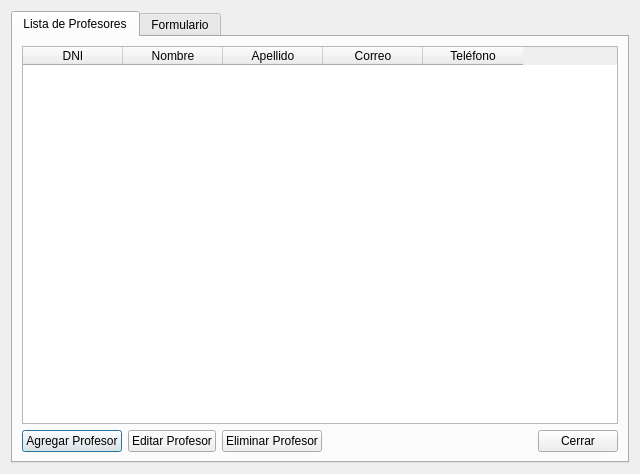
<?xml version="1.0" encoding="UTF-8"?>
<ui version="4.0">
 <class>Dialog</class>
 <widget class="QDialog" name="Dialog">
  <property name="geometry">
   <rect>
    <x>0</x>
    <y>0</y>
    <width>640</width>
    <height>474</height>
   </rect>
  </property>
  <property name="minimumSize">
   <size>
    <width>640</width>
    <height>400</height>
   </size>
  </property>
  <property name="windowTitle">
   <string>Gestión de Profesores</string>
  </property>
  <layout class="QVBoxLayout" name="verticalLayout">
   <item>
    <widget class="QTabWidget" name="tabWidget">
     <property name="currentIndex">
      <number>0</number>
     </property>
     <widget class="QWidget" name="tabLista">
      <attribute name="title">
       <string>Lista de Profesores</string>
      </attribute>
      <layout class="QVBoxLayout" name="verticalLayout_2">
       <item>
        <widget class="QTableWidget" name="tlbProfesores">
         <property name="alternatingRowColors">
          <bool>true</bool>
         </property>
         <property name="selectionBehavior">
          <enum>QAbstractItemView::SelectRows</enum>
         </property>
         <property name="sortingEnabled">
          <bool>true</bool>
         </property>
         <column>
          <property name="text">
           <string>DNI</string>
          </property>
         </column>
         <column>
          <property name="text">
           <string>Nombre</string>
          </property>
         </column>
         <column>
          <property name="text">
           <string>Apellido</string>
          </property>
         </column>
         <column>
          <property name="text">
           <string>Correo</string>
          </property>
         </column>
         <column>
          <property name="text">
           <string>Teléfono</string>
          </property>
         </column>
        </widget>
       </item>
       <item>
        <layout class="QHBoxLayout" name="horizontalLayout">
         <item>
          <widget class="QPushButton" name="btnAgregar">
           <property name="text">
            <string>Agregar Profesor</string>
           </property>
          </widget>
         </item>
         <item>
          <widget class="QPushButton" name="btnEditar">
           <property name="text">
            <string>Editar Profesor</string>
           </property>
          </widget>
         </item>
         <item>
          <widget class="QPushButton" name="btnEliminar">
           <property name="text">
            <string>Eliminar Profesor</string>
           </property>
          </widget>
         </item>
         <item>
          <spacer name="horizontalSpacer">
           <property name="orientation">
            <enum>Qt::Horizontal</enum>
           </property>
           <property name="sizeHint" stdset="0">
            <size>
             <width>40</width>
             <height>20</height>
            </size>
           </property>
          </spacer>
         </item>
         <item>
          <widget class="QPushButton" name="btnCerrar">
           <property name="text">
            <string>Cerrar</string>
           </property>
          </widget>
         </item>
        </layout>
       </item>
      </layout>
     </widget>
     <widget class="QWidget" name="tabFormulario">
      <attribute name="title">
       <string>Formulario</string>
      </attribute>
      <layout class="QVBoxLayout" name="verticalLayout_3">
       <item>
        <widget class="QGroupBox" name="groupBox">
         <property name="font">
          <font>
           <pointsize>9</pointsize>
          </font>
         </property>
         <property name="title">
          <string>Datos del Profesor</string>
         </property>
         <layout class="QFormLayout" name="formLayout">
          <item row="0" column="0">
           <widget class="QLabel" name="label">
            <property name="font">
             <font>
              <pointsize>10</pointsize>
             </font>
            </property>
            <property name="text">
             <string>DNI:</string>
            </property>
           </widget>
          </item>
          <item row="0" column="1">
           <widget class="QLineEdit" name="txtDNI">
            <property name="font">
             <font>
              <pointsize>10</pointsize>
             </font>
            </property>
            <property name="placeholderText">
             <string>Ingrese el DNI</string>
            </property>
           </widget>
          </item>
          <item row="1" column="0">
           <widget class="QLabel" name="label_2">
            <property name="font">
             <font>
              <pointsize>10</pointsize>
             </font>
            </property>
            <property name="text">
             <string>Nombre:</string>
            </property>
           </widget>
          </item>
          <item row="1" column="1">
           <widget class="QLineEdit" name="txtNombre">
            <property name="font">
             <font>
              <pointsize>10</pointsize>
             </font>
            </property>
            <property name="placeholderText">
             <string>Ingrese el nombre</string>
            </property>
           </widget>
          </item>
          <item row="2" column="0">
           <widget class="QLabel" name="label_3">
            <property name="font">
             <font>
              <pointsize>10</pointsize>
             </font>
            </property>
            <property name="text">
             <string>Apellido:</string>
            </property>
           </widget>
          </item>
          <item row="2" column="1">
           <widget class="QLineEdit" name="txtApellido">
            <property name="font">
             <font>
              <pointsize>10</pointsize>
             </font>
            </property>
            <property name="placeholderText">
             <string>Ingrese el apellido</string>
            </property>
           </widget>
          </item>
          <item row="3" column="0">
           <widget class="QLabel" name="label_4">
            <property name="font">
             <font>
              <pointsize>10</pointsize>
             </font>
            </property>
            <property name="text">
             <string>Correo:</string>
            </property>
           </widget>
          </item>
          <item row="3" column="1">
           <widget class="QLineEdit" name="txtCorreo">
            <property name="font">
             <font>
              <pointsize>10</pointsize>
             </font>
            </property>
            <property name="placeholderText">
             <string>ejemplo@correo.com</string>
            </property>
           </widget>
          </item>
          <item row="4" column="0">
           <widget class="QLabel" name="label_5">
            <property name="font">
             <font>
              <pointsize>10</pointsize>
             </font>
            </property>
            <property name="text">
             <string>Teléfono:</string>
            </property>
           </widget>
          </item>
          <item row="4" column="1">
           <widget class="QLineEdit" name="txtTelefono">
            <property name="font">
             <font>
              <pointsize>10</pointsize>
             </font>
            </property>
            <property name="placeholderText">
             <string>Ingrese el teléfono</string>
            </property>
           </widget>
          </item>
         </layout>
        </widget>
       </item>
       <item>
        <layout class="QHBoxLayout" name="horizontalLayout_2">
         <item>
          <widget class="QPushButton" name="btnGuardar">
           <property name="font">
            <font>
             <pointsize>10</pointsize>
            </font>
           </property>
           <property name="text">
            <string>Guardar</string>
           </property>
          </widget>
         </item>
         <item>
          <widget class="QPushButton" name="btnCancelar">
           <property name="font">
            <font>
             <pointsize>10</pointsize>
            </font>
           </property>
           <property name="text">
            <string>Cancelar</string>
           </property>
          </widget>
         </item>
         <item>
          <spacer name="horizontalSpacer_2">
           <property name="orientation">
            <enum>Qt::Horizontal</enum>
           </property>
           <property name="sizeHint" stdset="0">
            <size>
             <width>40</width>
             <height>20</height>
            </size>
           </property>
          </spacer>
         </item>
        </layout>
       </item>
       <item>
        <spacer name="verticalSpacer">
         <property name="orientation">
          <enum>Qt::Vertical</enum>
         </property>
         <property name="sizeHint" stdset="0">
          <size>
           <width>20</width>
           <height>40</height>
          </size>
         </property>
        </spacer>
       </item>
      </layout>
     </widget>
    </widget>
   </item>
  </layout>
 </widget>
 <resources/>
 <connections/>
</ui>
